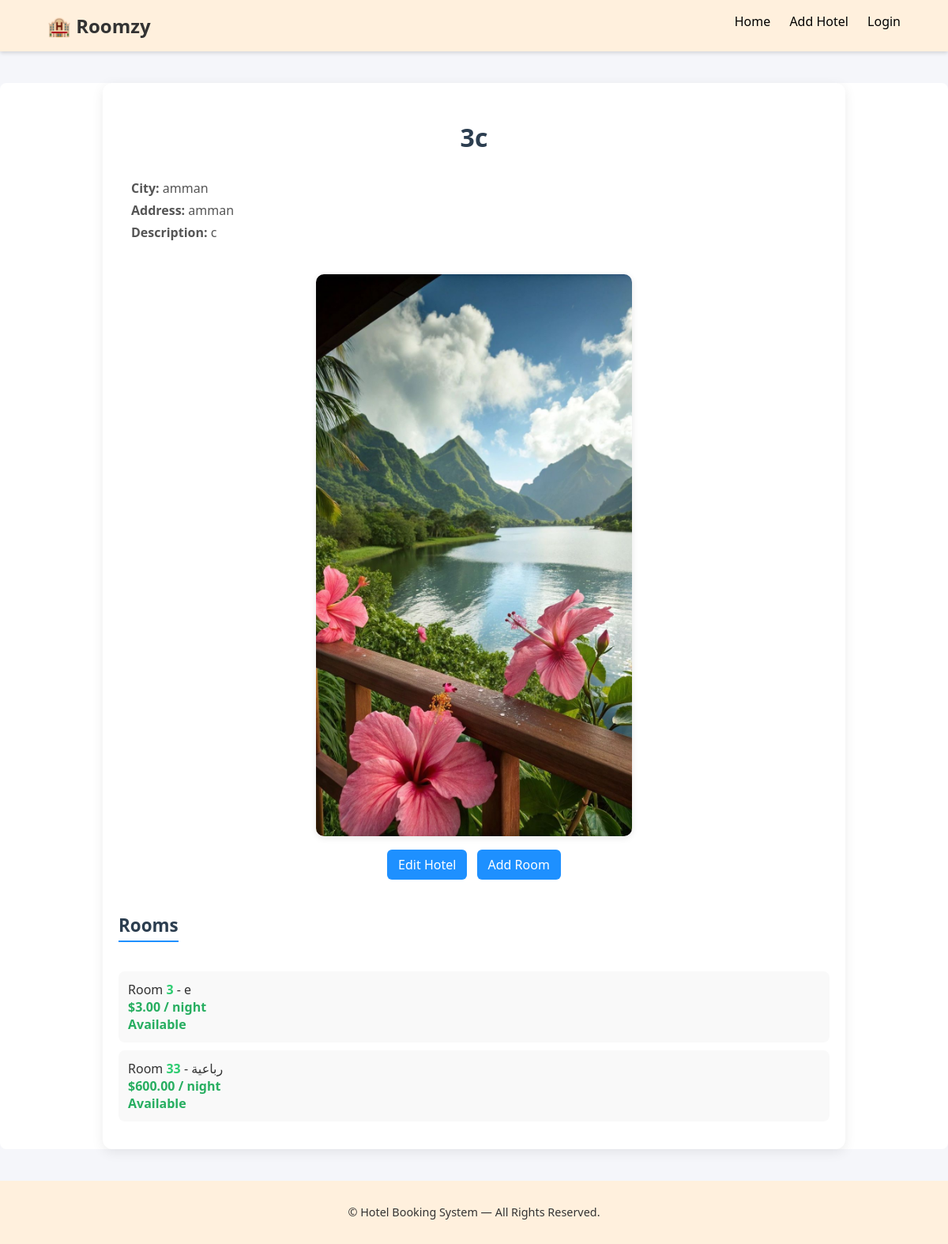
Page /hotel/11/admin/ on the committed database.
### main_app/models/hotel.py (models this page shows, shortened)
class Hotel(models.Model):
    name = models.CharField(max_length=100)
    city = models.CharField(max_length=100)
    description = models.TextField()
    address = models.CharField(max_length=255,default='')
    rating = models.FloatField(default=0)
    image = models.ImageField(upload_to='media/')
    email = models.EmailField(unique=True)
    password = models.CharField(max_length=128)

### main_app/models/room.py (models this page shows, shortened)
class Room(models.Model):
    hotel = models.ForeignKey(Hotel, on_delete=models.CASCADE, related_name='rooms')
    room_number = models.CharField(max_length=10)
    room_type = models.CharField(max_length=50)
    price_per_night = models.DecimalField(max_digits=8, decimal_places=2)
    is_available = models.BooleanField(default=True)

### main_app/views.py (the view)
# urls.py: path('hotel/<int:hotel_id>/admin/', views.hotel_detail_Admin, name='hotel_detail_Admin'),
def hotel_detail_Admin(request, hotel_id):
    hotel = get_object_or_404(Hotel, id=hotel_id)
    rooms = hotel.rooms.all()
    return render(request, 'hotel_detailAdmin.html', {'hotel': hotel, 'rooms': rooms})

### main_app/templates/hotel_detailAdmin.html (shortened to what this page needs)
{% extends "base.html" %}
{% load static %}
{% block content %}
<link rel="stylesheet" href="{% static 'css/hotel_detail.css' %}">
<div class="hotel-detail-container">
  <h2 class="hotel-name">{{ hotel.name }}</h2>
  <div class="hotel-info">
    <p><strong>City:</strong> {{ hotel.city }}</p>
    <p><strong>Address:</strong> {{ hotel.address }}</p>
    <p><strong>Description:</strong> {{ hotel.description }}</p>
  </div>
  {% if hotel.image %}
  <div class="hotel-image">
    <img src="{{ hotel.image.url }}" alt="{{ hotel.name }}">
  </div>
  {% endif %}
  <div class="admin-actions">
    <a href="{% url 'hotel_edit' hotel.id %}" class="btn-admin">Edit Hotel</a>
    <a href="{% url 'room_create' hotel.id %}" class="btn-admin">Add Room</a>
  </div>
  <h3 class="section-title">Rooms</h3>
  {% if rooms %}
  <ul class="room-list">
    {% for room in rooms %}
    <li class="room-item {% if not room.is_available %}booked{% endif %}">
      <div class="room-info">
        <span>Room <strong>{{ room.room_number }}</strong> - {{ room.room_type }}</span>
        <span class="price">${{ room.price_per_night }} / night</span>
        {% if room.is_available %}
        <span class="status available">Available</span>
        {% else %}
        <span class="status booked">Booked</span>
        {% endif %}
      </div>
    </li>
    {% endfor %}
  </ul>
  {% else %}
  <p>No rooms available for this hotel.</p>
  {% endif %}
</div>
{% endblock %}

### main_app/static/css/styles.css (style rules this page uses)
body { font-family: "Segoe UI", Arial, sans-serif; margin: 0; background-color: #f5f6fa; color: #333; }
.hotel-image { width: 100%; padding:0PX; margin:0px; object-fit: cover; }
.hotel-info { padding: 1rem; text-align: left !important; }

### main_app/static/css/hotel_detail.css (style rules this page uses)
body { font-family: "Segoe UI", Arial, sans-serif; margin: 0; background-color: #f5f6fa; color: #333; }
.room-item { margin-bottom: 12px; padding: 10px; border-radius: 8px; background-color: #f9f9f9; display: flex; justify-content: space-between; align-items: center; }
.room-item strong { color: #2ecc71; }
.hotel-detail-container { max-width: 900px; margin: 40px auto; padding: 20px; background: #fff; border-radius: 12px; box-shadow: 0 4px 15px rgba(0, 0, 0, 0.08); font-family: "Segoe UI", sans-serif; }
.hotel-name { font-size: 2rem; text-align: center; margin-bottom: 10px; color: #2c3e50; }
.hotel-info p { margin: 6px 0; color: #555; }
.hotel-image { text-align: center; margin: 20px 0; }
.hotel-image img { width: 100%; max-width: 400px; border-radius: 10px; object-fit: cover; box-shadow: 0 2px 8px rgba(0, 0, 0, 0.1); }
.admin-actions { text-align: center; margin: 20px 0; }
.btn-admin, .btn-admin-small { background-color: #1e90ff; color: #fff; text-decoration: none; padding: 8px 14px; border-radius: 6px; margin: 4px; transition: 0.2s; }
.section-title { margin-top: 30px; font-size: 1.4rem; color: #2c3e50; border-bottom: 2px solid #1e90ff; display: inline-block; padding-bottom: 4px; }
.room-list { list-style: none; padding: 0; margin: 15px 0; }
.room-item { background: #f9f9f9; margin-bottom: 10px; padding: 12px; border-radius: 8px; display: flex; justify-content: space-between; align-items: center; }
.room-info { display: flex; flex-direction: column; }
.price { font-weight: bold; color: #27ae60; }
.status { font-weight: bold; }
.status.available { color: #27ae60; }

### rows in the picture
Hotel: name "3c", city "amman", address "amman", description "c", image (picture)
Room: room_number "3", room_type "e", price_per_night "3.00", is_available "Available"
Room: room_number "33", room_type "رباعية", price_per_night "600.00", is_available "Available"
